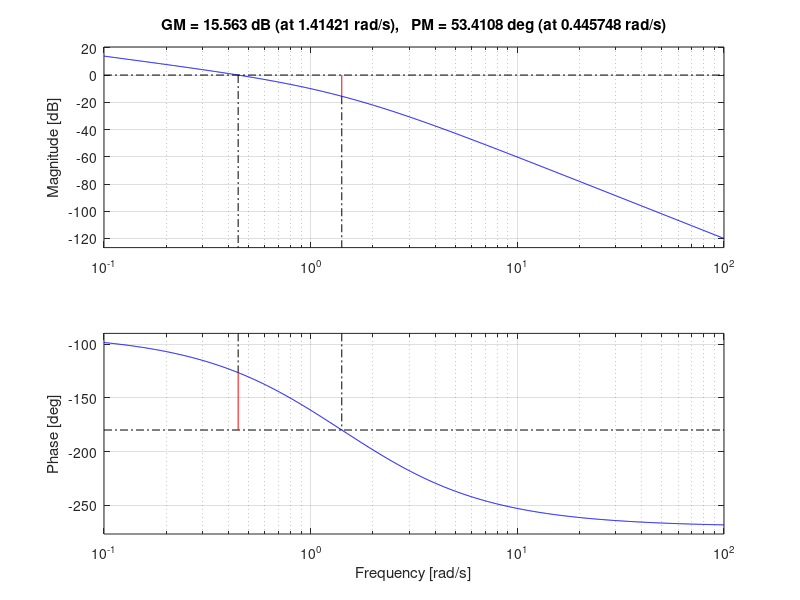

Recreate this plot in MATLAB.
% hw2 pb2
% margin/phase crossover/gain crossover
num=1;
den=conv([1 0],conv([1 1],[1 2]));
L=tf(num, den);

[Gm, Pm, w_pc, w_gc] = margin(L);

PM=Pm               % PM [deg]
GM_dB=20*log10(Gm)  % GM [dB]
w_pc_hz=w_pc/(2*pi) % phase crossover freq. [Hz]
w_gc_hz=w_gc/(2*pi) % gain crossover freq. [Hz]

margin(L)
